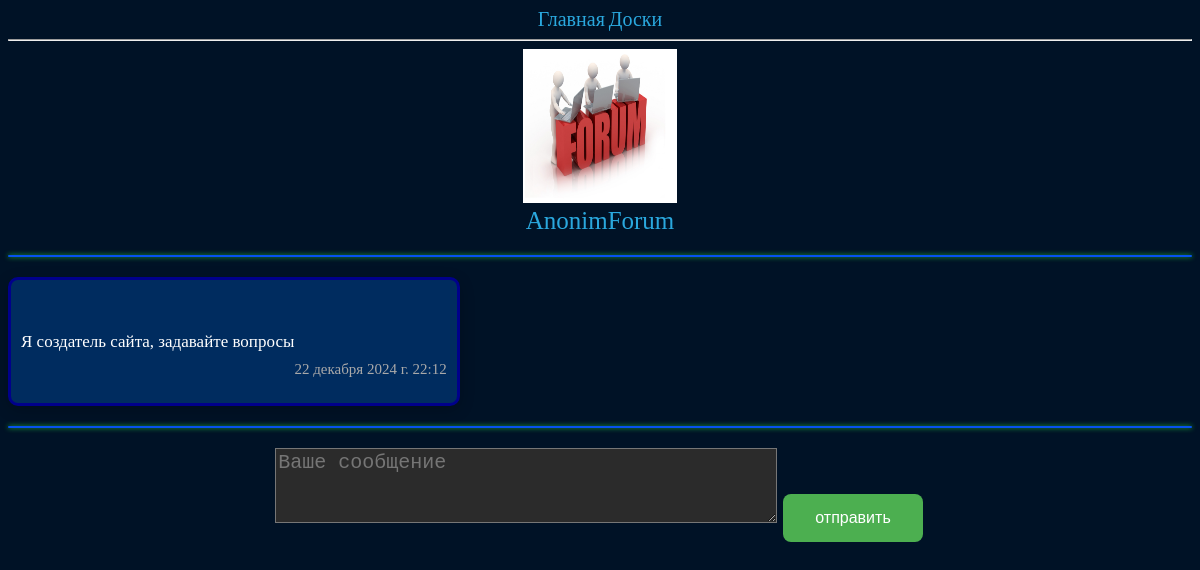
/boards/d3a9751e-c096-4cb4-a112-8f443bc8f33b, run on the app's committed database.
### Forum/models.py (models this page shows)
class Board(models.Model):
    uuid = models.CharField(default=uuid.uuid4, blank=False, unique=True, editable=False, max_length=120)
    name = models.CharField(max_length=120)
    creation_date = models.DateField(default=datetime.date.today)
    image = models.ImageField(blank=True, upload_to="Forum/")

class Message(models.Model):
    board = models.ForeignKey(Board, on_delete=models.CASCADE)
    uuid = models.CharField(default=uuid.uuid4, blank=False, unique=True, editable=False, max_length=120)
    datetime = models.DateTimeField(default=datetime.datetime.now)
    text = models.TextField()

### Forum/views.py (the view)
# urls.py: path("boards/<str:board_uuid>", boardbyuuid),
def boardbyuuid(request, board_uuid):
    global board, messages
    if request.method == "POST":
        form = MessageForm(request.POST)
        if form.is_valid():
            Message.objects.create(board=get_object_or_404(Board, uuid=board_uuid), text=form.cleaned_data["text"]).save()
            return HttpResponseRedirect(f"/boards/{board_uuid}")
        else:
            return HttpResponse(form.errors)
    else:
        form = MessageForm()
        board = Board.objects.get(uuid=board_uuid)
        messages = Message.objects.filter(board_id=board.id)
    return render(request, "board.html", context={"form": form, "board": board, "messages": messages})

### Forum/forms.py
class MessageForm(forms.Form):
    text = forms.CharField(widget=forms.Textarea)

### templates/board.html (shortened to what this page needs)
{% extends "base.html" %}
{% load static %}
{% block style %}<link rel="stylesheet" href="{% static 'Forum/css/main.css' %}">{% endblock %}
{% block body %}
    <img id="boardimage" src="{{ board.image.url }}">
    <a id="boardname" href="/boards/info/{{ board.id }}">{{ board.name }}</a>
    <hr class="styled-hr">
    {% for m in messages %}
        <div class="contextmenu-target-element message">
        <p class="message-text">{{ m.text }} <p class="message-datetime">{{ m.datetime }}</p></p>
        </div>
        {% empty %}
        <div class="contextmenu-target-element message">
        <p>Здесь пока что ничего нет?</p>
        <p class="message-datetime">256 августа 2077г. 11:11</p>
        </div>
    {% endfor %}
<hr class="styled-hr">
    <form method="post">
    <textarea placeholder="Ваше сообщение" name="text" cols="40" rows="3" required="" id="id_text"></textarea>
    <input id="submit_btn" type="submit" value="отправить">
    </form>
{% endblock %}

### Forum/static/Forum/css/main.css (style rules this page uses)
a { font-size: 20px; color: #2AA8DE; text-decoration: none; transition: background 0.3s ease, transform 0.3s ease; }
body { align-content: center; align-items: center; text-align: center; color: white; background-color: #001226; }
.message { background: #002C5F; width: fit-content; height: fit-content; text-align: left; align-items: center; border: 3px solid darkblue; margin-bottom: 10px; padding: 10px; font-size: 17px; display: flex; flex-direction: row; border-radius: 10px; box-shadow: 0 4px 15px rgba(0, 0, 0, 0.2); transition: background 0.3s ease, transform 0.3s ease; }
.message-datetime { text-align: right; font-size: 15px; padding-top: 7vh; color: #A9A9A9; }
#id_text { background: #2b2b2b; color: white; font-size: 20px; }
#submit_btn { background-color: #4CAF50; border: none; color: white; padding: 15px 32px; text-align: center; text-decoration: none; display: inline-block; font-size: 16px; margin: 4px 2px; cursor: pointer; border-radius: 8px; transition: background-color 0.3s, transform 0.2s; }
#boardimage { border: 2px solid white; width: 150px; height: 150px }
#boardname { font-size: 25px; display: flex; align-items: center; flex-direction: column; }
.styled-hr { border: none; height: 2px; background-color: #0752ef; margin: 20px 0; border-radius: 5px; box-shadow: 0 0 5px #23d244; }

### data on the page
Board: image (picture), name "AnonimForum"
Message: text "Я создатель сайта, задавайте вопросы", datetime "22 декабря 2024 г. 22:12"
